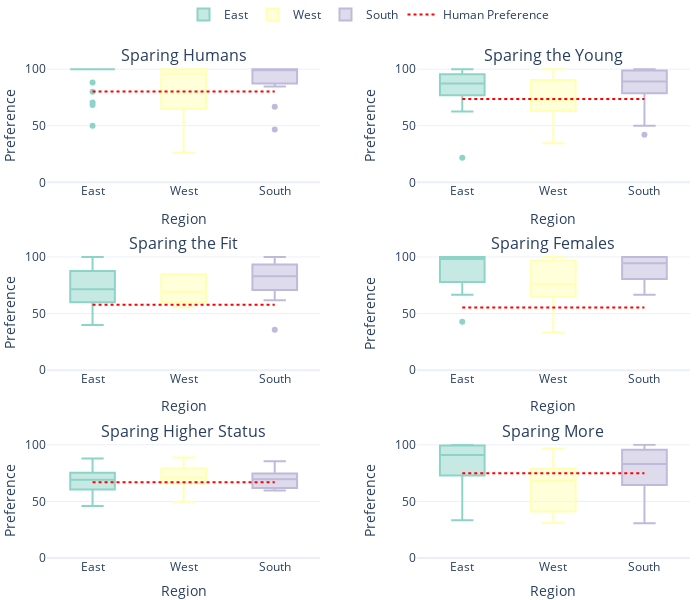
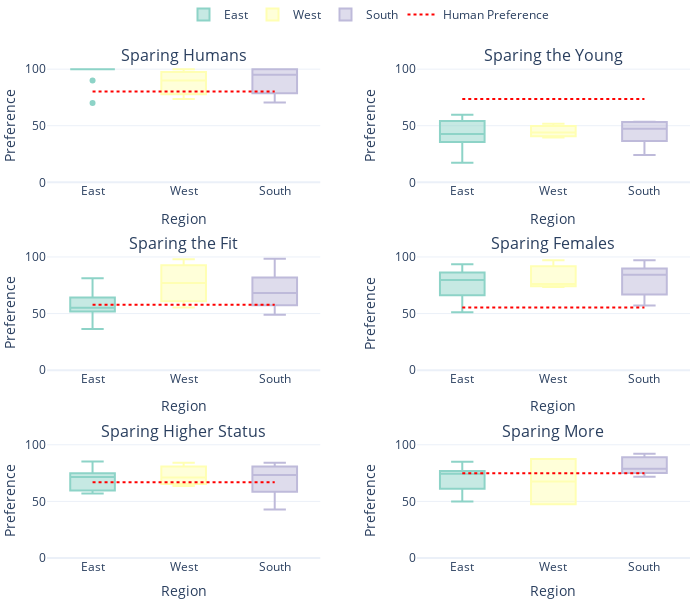

Here is the notebook cell these charts were saved with, in order:
### Code cell
import pandas as pd
import numpy as np
import plotly.graph_objects as go
import plotly.express as px
from plotly.subplots import make_subplots
country_metadata = pd.read_csv("../../data/human/country_metadata.csv")

def run_geographical_clustering(model_version, humans_gpt_in, optimal_k):

    """
    Analyze and visualize preferences across geographical clusters (East, West, South).

    Parameters:
    - model_version: The version of the model being analyzed
    - humans_gpt_in: DataFrame containing the model's predictions
    - humans: DataFrame containing human preferences
    """
    # Set up the cluster mapping
    clusters = {0: 'East', 1: 'West', 2: 'South'}

    # Get data for the specific model and prepare it
    tmp = humans_gpt_in.loc[get_pretty_name(model_version)]
    file_model_name = get_pretty_name(model_version).replace(" ", "_")

    # Reset index and rename columns for merging
    df = tmp.copy()
    if isinstance(df, pd.Series):
        df = df.to_frame().T

    # Add ISO3 codes as a column if they're in the index
    df['ISO'] = df.index
    # convert to upper case
    df['ISO'] = df['ISO'].str.upper()

    # Merge with cluster information
    df = pd.merge(
        df,
        country_metadata[['ISO', 'Cluster']],
        on='ISO',
        how='inner'
    )

    # Map numeric clusters to names
    df['cluster_name'] = df['Cluster'].map(clusters)

    # Create box plots for each criterion by cluster
    def plot_feature_distributions(df, features, title, humans):
        n_features = len(features)
        n_cols = 2
        n_rows = (n_features - 1) // n_cols + 1
        
        fig = make_subplots(
            rows=n_rows, 
            cols=n_cols, 
            subplot_titles=list(nice_labels.values()), 
            horizontal_spacing=0.15, 
            vertical_spacing=0.15
        )
        
        colours = px.colors.qualitative.Set3
        cluster_to_color = {
            'East': colours[0],
            'West': colours[1],
            'South': colours[2]
        }
        
        for i, feature in enumerate(features):
            row = i // n_cols + 1
            col = i % n_cols + 1
            
            fig.update_layout(height=400*n_rows, width=800, title_text=title)
            
            for cluster_name in ['East', 'West', 'South']:
                cluster_data = df[df['cluster_name'] == cluster_name][feature]
                fig.add_trace(
                    go.Box(
                        y=cluster_data, 
                        name=cluster_name, 
                        showlegend=i == 0, 
                        marker_color=cluster_to_color[cluster_name]
                    ),
                    row=row, 
                    col=col
                )
            
            # Add human preference line
            human_preference = humans.loc[feature, 'estimate']
            print(human_preference)
            fig.add_trace(
                go.Scatter(
                    x=[cluster_name for cluster_name in ['East', 'West', 'South']],
                    y=[human_preference] * 3,
                    mode='lines',
                    line=dict(color='red', width=2, dash='dot'),
                    showlegend=i == 0,
                    name='Human Preference'
                ),
                row=row, 
                col=col
            )
            
            fig.update_xaxes(title_text='Region', row=row, col=col)
            fig.update_yaxes(title_text='Preference', row=row, col=col, range=[0, 101])
            
        fig.update_layout(height=350*n_rows, width=800, title_text=title)
        return fig

    # Create the main visualization

    fig = plot_feature_distributions(df, criteria, f"", humans)
    fig.update_layout(
        height=600,
        width=700,
        margin=dict(l=0, r=10, t=0, b=0),
        legend=dict(
            orientation="h",
            yanchor="bottom",
            y=1.08,
            xanchor="center",
            x=0.5
        ),
        showlegend=True
    )
    fig.show()

    # Save visualizations
    fig.write_image(f"./imgs/research_questions/RQ-geographical-preference_by_feature-{file_model_name}-boxplot.png")
    fig.write_image(f"./imgs/research_questions/RQ-geographical-preference_by_feature-{file_model_name}-boxplot.pdf")


run_geographical_clustering(LLAMA_3_1_70B, humans_gpt.copy(),4)
run_geographical_clustering(GPT_3, humans_gpt.copy(),4)
run_geographical_clustering(GPT_4, humans_gpt.copy(),4)

### Figure 1 — Plotly figure (JSON) as saved in the notebook; plotly's stock layout.template omitted (floating-point values rounded to 4 significant figures)
{"data": [{"marker": {"color": "rgb(141,211,199)"}, "name": "East", "showlegend": true, "type": "box", "xaxis": "x", "y": [80, 100, 100, 100, 100, 100, 100, 100, 100, 100, 100, 100, 100, 100, 68.42, 70.59, 100, 100, 100, 100, 100, 50, 88.24], "yaxis": "y"}, {"marker": {"color": "rgb(255,255,179)"}, "name": "West", "showlegend": true, "type": "box", "xaxis": "x", "y": [80, 91.67, 100, 50, 100, 26.32, 100, 100], "yaxis": "y"}, {"marker": {"color": "rgb(190,186,218)"}, "name": "South", "showlegend": true, "type": "box", "xaxis": "x", "y": [100, 84.62, 100, 100, 100, 66.67, 90, 90, 46.67, 100, 100, 100], "yaxis": "y"}, {"line": {"color": "red", "dash": "dot", "width": 2}, "mode": "lines", "name": "Human Preference", "showlegend": true, "type": "scatter", "x": ["East", "West", "South"], "xaxis": "x", "y": [80.33, 80.33, 80.33], "yaxis": "y"}, {"marker": {"color": "rgb(141,211,199)"}, "name": "East", "showlegend": false, "type": "box", "xaxis": "x2", "y": [81.25, 94.12, 83.33, 100, 93.33, 80, 88.89, 87.1, 75, 95.45, 88.24, 97.3, 87.5, 75, 21.67, 62.5, 96.43, 97.73, 75, 84.62, 97.3, null, 76.92], "yaxis": "y2"}, {"marker": {"color": "rgb(255,255,179)"}, "name": "West", "showlegend": false, "type": "box", "xaxis": "x2", "y": [34.62, 75, 93.33, 66.67, 87.5, 70.21, 60, 100], "yaxis": "y2"}, {"marker": {"color": "rgb(190,186,218)"}, "name": "South", "showlegend": false, "type": "box", "xaxis": "x2", "y": [93.33, 85.29, 79.49, 100, 83.33, 92.86, 100, 42.11, 50, 100, 97.56, 77.78], "yaxis": "y2"}, {"line": {"color": "red", "dash": "dot", "width": 2}, "mode": "lines", "name": "Human Preference", "showlegend": false, "type": "scatter", "x": ["East", "West", "South"], "xaxis": "x2", "y": [73.52, 73.52, 73.52], "yaxis": "y2"}, {"marker": {"color": "rgb(141,211,199)"}, "name": "East", "showlegend": false, "type": "box", "xaxis": "x3", "y": [60, 81.25, 93.75, null, 40, 100, 100, 56, 71.43, 73.91, 77.78, 66.67, 86.36, 71.43, 93.22, 52.78, 87.5, 60, 68.75, 66.67, 62.96, 100, 55.56], "yaxis": "y3"}, {"marker": {"color": "rgb(255,255,179)"}, "name": "West", "showlegend": false, "type": "box", "xaxis": "x3", "y": [64, 84.62, 60, null, 84.62, 74.58, 55.56, null], "yaxis": "y3"}, {"marker": {"color": "rgb(190,186,218)"}, "name": "South", "showlegend": false, "type": "box", "xaxis": "x3", "y": [66.67, 81.82, 79.31, 85.71, 86.67, 100, 75, 61.82, 35.71, 100, 84.21, 100], "yaxis": "y3"}, {"line": {"color": "red", "dash": "dot", "width": 2}, "mode": "lines", "name": "Human Preference", "showlegend": false, "type": "scatter", "x": ["East", "West", "South"], "xaxis": "x3", "y": [57.79, 57.79, 57.79], "yaxis": "y3"}, {"marker": {"color": "rgb(141,211,199)"}, "name": "East", "showlegend": false, "type": "box", "xaxis": "x4", "y": [100, 100, 73.33, 100, 87.5, 66.67, 100, 100, 77.27, 95, 100, 100, 96.3, 77.78, 71.43, 100, 100, 95, 100, 77.78, 100, null, 42.86], "yaxis": "y4"}, {"marker": {"color": "rgb(255,255,179)"}, "name": "West", "showlegend": false, "type": "box", "xaxis": "x4", "y": [77.19, 100, 66.67, 75, 93.75, 63.24, 100, 33.33], "yaxis": "y4"}, {"marker": {"color": "rgb(190,186,218)"}, "name": "South", "showlegend": false, "type": "box", "xaxis": "x4", "y": [95.24, 91.67, 94, 100, 100, 66.67, 77.78, 83.33, 75.86, 100, 95, 100], "yaxis": "y4"}, {"line": {"color": "red", "dash": "dot", "width": 2}, "mode": "lines", "name": "Human Preference", "showlegend": false, "type": "scatter", "x": ["East", "West", "South"], "xaxis": "x4", "y": [55.36, 55.36, 55.36], "yaxis": "y4"}, {"marker": {"color": "rgb(141,211,199)"}, "name": "East", "showlegend": false, "type": "box", "xaxis": "x5", "y": [70.4, 85.22, 88, 65.31, 72.83, 69.09, 75.76, 63.64, 54.74, 78.43, 60.22, 70.69, 79.2, 65.41, 54.33, 46.04, 61.45, 85.16, 70.42, 67.03, 74.15, 50, 57.61], "yaxis": "y5"}, {"marker": {"color": "rgb(255,255,179)"}, "name": "West", "showlegend": false, "type": "box", "xaxis": "x5", "y": [72, 75.47, 70.21, 63.64, 82.86, 49.76, 68.52, 88.89], "yaxis": "y5"}, {"marker": {"color": "rgb(190,186,218)"}, "name": "South", "showlegend": false, "type": "box", "xaxis": "x5", "y": [68.66, 61.42, 73.86, 70.69, 61.45, 59.62, 72.22, 62.01, 62.16, 83.67, 75.61, 85.42], "yaxis": "y5"}, {"line": {"color": "red", "dash": "dot", "width": 2}, "mode": "lines", "name": "Human Preference", "showlegend": false, "type": "scatter", "x": ["East", "West", "South"], "xaxis": "x5", "y": [66.97, 66.97, 66.97], "yaxis": "y5"}, {"marker": {"color": "rgb(141,211,199)"}, "name": "East", "showlegend": false, "type": "box", "xaxis": "x6", "y": [82.35, 80, 93.55, 100, 93.33, 100, 83.33, 96.67, 75, 97.22, 94.44, 100, 90, 90.91, 48.72, 57.58, 100, 100, 72.22, 66.67, 100, 33.33, 55.56], "yaxis": "y6"}, {"marker": {"color": "rgb(255,255,179)"}, "name": "West", "showlegend": false, "type": "box", "xaxis": "x6", "y": [78.95, 77.78, 68, null, 96.67, 44.74, 40, 31.25], "yaxis": "y6"}, {"marker": {"color": "rgb(190,186,218)"}, "name": "South", "showlegend": false, "type": "box", "xaxis": "x6", "y": [57.14, 83.33, 97.14, 100, 82.86, 30.77, 90.91, 42.11, 72, 100, 93.94, 80], "yaxis": "y6"}, {"line": {"color": "red", "dash": "dot", "width": 2}, "mode": "lines", "name": "Human Preference", "showlegend": false, "type": "scatter", "x": ["East", "West", "South"], "xaxis": "x6", "y": [74.83, 74.83, 74.83], "yaxis": "y6"}], "layout": {"annotations": [{"font": {"size": 16}, "showarrow": false, "text": "Sparing Humans", "x": 0.2125, "xanchor": "center", "xref": "paper", "y": 1.0, "yanchor": "bottom", "yref": "paper"}, {"font": {"size": 16}, "showarrow": false, "text": "Sparing the Young", "x": 0.7875, "xanchor": "center", "xref": "paper", "y": 1.0, "yanchor": "bottom", "yref": "paper"}, {"font": {"size": 16}, "showarrow": false, "text": "Sparing the Fit", "x": 0.2125, "xanchor": "center", "xref": "paper", "y": 0.6167, "yanchor": "bottom", "yref": "paper"}, {"font": {"size": 16}, "showarrow": false, "text": "Sparing Females", "x": 0.7875, "xanchor": "center", "xref": "paper", "y": 0.6167, "yanchor": "bottom", "yref": "paper"}, {"font": {"size": 16}, "showarrow": false, "text": "Sparing Higher Status", "x": 0.2125, "xanchor": "center", "xref": "paper", "y": 0.2333, "yanchor": "bottom", "yref": "paper"}, {"font": {"size": 16}, "showarrow": false, "text": "Sparing More", "x": 0.7875, "xanchor": "center", "xref": "paper", "y": 0.2333, "yanchor": "bottom", "yref": "paper"}], "height": 600, "legend": {"orientation": "h", "x": 0.5, "xanchor": "center", "y": 1.08, "yanchor": "bottom"}, "margin": {"b": 0, "l": 0, "r": 10, "t": 0}, "showlegend": true, "title": {"text": ""}, "width": 700, "xaxis": {"anchor": "y", "domain": [0, 0.425], "title": {"text": "Region"}}, "xaxis2": {"anchor": "y2", "domain": [0.575, 1], "title": {"text": "Region"}}, "xaxis3": {"anchor": "y3", "domain": [0, 0.425], "title": {"text": "Region"}}, "xaxis4": {"anchor": "y4", "domain": [0.575, 1], "title": {"text": "Region"}}, "xaxis5": {"anchor": "y5", "domain": [0, 0.425], "title": {"text": "Region"}}, "xaxis6": {"anchor": "y6", "domain": [0.575, 1], "title": {"text": "Region"}}, "yaxis": {"anchor": "x", "domain": [0.7667, 1.0], "range": [0, 101], "title": {"text": "Preference"}}, "yaxis2": {"anchor": "x2", "domain": [0.7667, 1.0], "range": [0, 101], "title": {"text": "Preference"}}, "yaxis3": {"anchor": "x3", "domain": [0.3833, 0.6167], "range": [0, 101], "title": {"text": "Preference"}}, "yaxis4": {"anchor": "x4", "domain": [0.3833, 0.6167], "range": [0, 101], "title": {"text": "Preference"}}, "yaxis5": {"anchor": "x5", "domain": [0, 0.2333], "range": [0, 101], "title": {"text": "Preference"}}, "yaxis6": {"anchor": "x6", "domain": [0, 0.2333], "range": [0, 101], "title": {"text": "Preference"}}}}

### Figure 2 — Plotly figure (JSON) as saved in the notebook; plotly's stock layout.template omitted (floating-point values rounded to 4 significant figures)
{"data": [{"marker": {"color": "rgb(141,211,199)"}, "name": "East", "showlegend": true, "type": "box", "xaxis": "x", "y": [100, 70, 100, 100, 100, 90, 100, 100, 100, 100, 100, 100, 100], "yaxis": "y"}, {"marker": {"color": "rgb(255,255,179)"}, "name": "West", "showlegend": true, "type": "box", "xaxis": "x", "y": [100, 73.68, 90], "yaxis": "y"}, {"marker": {"color": "rgb(190,186,218)"}, "name": "South", "showlegend": true, "type": "box", "xaxis": "x", "y": [95, 100, 80, 95, 75, 94.12, 100, 100, 70.59], "yaxis": "y"}, {"line": {"color": "red", "dash": "dot", "width": 2}, "mode": "lines", "name": "Human Preference", "showlegend": true, "type": "scatter", "x": ["East", "West", "South"], "xaxis": "x", "y": [80.33, 80.33, 80.33], "yaxis": "y"}, {"marker": {"color": "rgb(141,211,199)"}, "name": "East", "showlegend": false, "type": "box", "xaxis": "x2", "y": [51.72, 35.71, 17.39, 54.24, 37.29, null, 38.98, 55.77, null, 46.3, 59.62, null, 35.71], "yaxis": "y2"}, {"marker": {"color": "rgb(255,255,179)"}, "name": "West", "showlegend": false, "type": "box", "xaxis": "x2", "y": [51.67, 44.07, 39.66], "yaxis": "y2"}, {"marker": {"color": "rgb(190,186,218)"}, "name": "South", "showlegend": false, "type": "box", "xaxis": "x2", "y": [53.19, 47.27, 24.14, 38.33, 51.67, 53.33, 31.48, 53.45, 38.6], "yaxis": "y2"}, {"line": {"color": "red", "dash": "dot", "width": 2}, "mode": "lines", "name": "Human Preference", "showlegend": false, "type": "scatter", "x": ["East", "West", "South"], "xaxis": "x2", "y": [73.52, 73.52, 73.52], "yaxis": "y2"}, {"marker": {"color": "rgb(141,211,199)"}, "name": "East", "showlegend": false, "type": "box", "xaxis": "x3", "y": [72.92, 36.36, 64.1, 56.14, 81.13, null, 52, 43.75, null, 51.79, 54.9, null, 55.56], "yaxis": "y3"}, {"marker": {"color": "rgb(255,255,179)"}, "name": "West", "showlegend": false, "type": "box", "xaxis": "x3", "y": [98, 55.36, 77.08], "yaxis": "y3"}, {"marker": {"color": "rgb(190,186,218)"}, "name": "South", "showlegend": false, "type": "box", "xaxis": "x3", "y": [77.5, 68.09, 49.02, 70.37, 98.33, 61.11, 59.52, 50.88, 95], "yaxis": "y3"}, {"line": {"color": "red", "dash": "dot", "width": 2}, "mode": "lines", "name": "Human Preference", "showlegend": false, "type": "scatter", "x": ["East", "West", "South"], "xaxis": "x3", "y": [57.79, 57.79, 57.79], "yaxis": "y3"}, {"marker": {"color": "rgb(141,211,199)"}, "name": "East", "showlegend": false, "type": "box", "xaxis": "x4", "y": [86.27, 66.13, 51.11, 60.66, 88.52, null, 73.13, 82.22, null, 93.55, 78.05, null, 81.13], "yaxis": "y4"}, {"marker": {"color": "rgb(255,255,179)"}, "name": "West", "showlegend": false, "type": "box", "xaxis": "x4", "y": [97.14, 73.44, 76.12], "yaxis": "y4"}, {"marker": {"color": "rgb(190,186,218)"}, "name": "South", "showlegend": false, "type": "box", "xaxis": "x4", "y": [57.14, 90.91, 68.75, 89.55, 97.14, 77.5, 84.38, 87.5, 60.71], "yaxis": "y4"}, {"line": {"color": "red", "dash": "dot", "width": 2}, "mode": "lines", "name": "Human Preference", "showlegend": false, "type": "scatter", "x": ["East", "West", "South"], "xaxis": "x4", "y": [55.36, 55.36, 55.36], "yaxis": "y4"}, {"marker": {"color": "rgb(141,211,199)"}, "name": "East", "showlegend": false, "type": "box", "xaxis": "x5", "y": [65.13, 58.92, 59.83, 74.16, 72.87, 82.74, 77.03, 71.58, 73.53, 85.17, 56.99, 60.14, 59.28], "yaxis": "y5"}, {"marker": {"color": "rgb(255,255,179)"}, "name": "West", "showlegend": false, "type": "box", "xaxis": "x5", "y": [84.13, 63.59, 71.14], "yaxis": "y5"}, {"marker": {"color": "rgb(190,186,218)"}, "name": "South", "showlegend": false, "type": "box", "xaxis": "x5", "y": [80.33, 71.98, 73.33, 82.21, 79.27, 51.33, 60.99, 84.06, 42.86], "yaxis": "y5"}, {"line": {"color": "red", "dash": "dot", "width": 2}, "mode": "lines", "name": "Human Preference", "showlegend": false, "type": "scatter", "x": ["East", "West", "South"], "xaxis": "x5", "y": [66.97, 66.97, 66.97], "yaxis": "y5"}, {"marker": {"color": "rgb(141,211,199)"}, "name": "East", "showlegend": false, "type": "box", "xaxis": "x6", "y": [61.11, 60.53, 50, 85, 75, null, 80, 71.88, null, 76.92, 76.32, null, 73.68], "yaxis": "y6"}, {"marker": {"color": "rgb(255,255,179)"}, "name": "West", "showlegend": false, "type": "box", "xaxis": "x6", "y": [null, 47.5, 87.5], "yaxis": "y6"}, {"marker": {"color": "rgb(190,186,218)"}, "name": "South", "showlegend": false, "type": "box", "xaxis": "x6", "y": [75, 71.88, 92.11, 78.95, 76.92, 89.47, 88.89, 82.5, 75], "yaxis": "y6"}, {"line": {"color": "red", "dash": "dot", "width": 2}, "mode": "lines", "name": "Human Preference", "showlegend": false, "type": "scatter", "x": ["East", "West", "South"], "xaxis": "x6", "y": [74.83, 74.83, 74.83], "yaxis": "y6"}], "layout": {"annotations": [{"font": {"size": 16}, "showarrow": false, "text": "Sparing Humans", "x": 0.2125, "xanchor": "center", "xref": "paper", "y": 1.0, "yanchor": "bottom", "yref": "paper"}, {"font": {"size": 16}, "showarrow": false, "text": "Sparing the Young", "x": 0.7875, "xanchor": "center", "xref": "paper", "y": 1.0, "yanchor": "bottom", "yref": "paper"}, {"font": {"size": 16}, "showarrow": false, "text": "Sparing the Fit", "x": 0.2125, "xanchor": "center", "xref": "paper", "y": 0.6167, "yanchor": "bottom", "yref": "paper"}, {"font": {"size": 16}, "showarrow": false, "text": "Sparing Females", "x": 0.7875, "xanchor": "center", "xref": "paper", "y": 0.6167, "yanchor": "bottom", "yref": "paper"}, {"font": {"size": 16}, "showarrow": false, "text": "Sparing Higher Status", "x": 0.2125, "xanchor": "center", "xref": "paper", "y": 0.2333, "yanchor": "bottom", "yref": "paper"}, {"font": {"size": 16}, "showarrow": false, "text": "Sparing More", "x": 0.7875, "xanchor": "center", "xref": "paper", "y": 0.2333, "yanchor": "bottom", "yref": "paper"}], "height": 600, "legend": {"orientation": "h", "x": 0.5, "xanchor": "center", "y": 1.08, "yanchor": "bottom"}, "margin": {"b": 0, "l": 0, "r": 10, "t": 0}, "showlegend": true, "title": {"text": ""}, "width": 700, "xaxis": {"anchor": "y", "domain": [0, 0.425], "title": {"text": "Region"}}, "xaxis2": {"anchor": "y2", "domain": [0.575, 1], "title": {"text": "Region"}}, "xaxis3": {"anchor": "y3", "domain": [0, 0.425], "title": {"text": "Region"}}, "xaxis4": {"anchor": "y4", "domain": [0.575, 1], "title": {"text": "Region"}}, "xaxis5": {"anchor": "y5", "domain": [0, 0.425], "title": {"text": "Region"}}, "xaxis6": {"anchor": "y6", "domain": [0.575, 1], "title": {"text": "Region"}}, "yaxis": {"anchor": "x", "domain": [0.7667, 1.0], "range": [0, 101], "title": {"text": "Preference"}}, "yaxis2": {"anchor": "x2", "domain": [0.7667, 1.0], "range": [0, 101], "title": {"text": "Preference"}}, "yaxis3": {"anchor": "x3", "domain": [0.3833, 0.6167], "range": [0, 101], "title": {"text": "Preference"}}, "yaxis4": {"anchor": "x4", "domain": [0.3833, 0.6167], "range": [0, 101], "title": {"text": "Preference"}}, "yaxis5": {"anchor": "x5", "domain": [0, 0.2333], "range": [0, 101], "title": {"text": "Preference"}}, "yaxis6": {"anchor": "x6", "domain": [0, 0.2333], "range": [0, 101], "title": {"text": "Preference"}}}}
